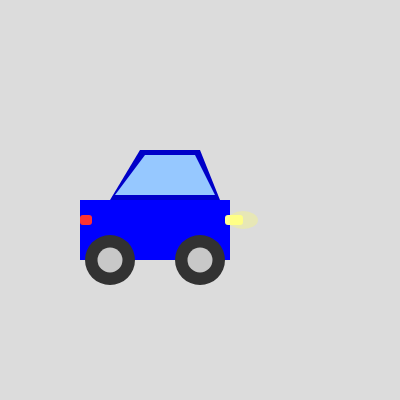
Frame 1 (no input)
Frame 60 (no input): identical to frame 1, image omitted
Frame 120 (the mouse pressed at the canvas centre since frame 60): identical to frame 1, image omitted

The p5.js sketch that drew this single still picture (run headless with seeded random() and noise() and a simulated clock; from frame 60 on, the mouse is pressed at the canvas centre):

// p5.js sketch
// ── sketch.js
function setup() {
  createCanvas(400, 400);
}

function draw() {
  background(220); // Light gray background
  
  // CAR BODY
  fill(0, 0, 255); // Blue body
  noStroke();
  rect(80, 200, 150, 60); // Main body rect(x, y, w, h)
  
  // Car Roof
  fill(0, 0, 200); // Slightly darker blue for the roof
  quad(110, 200, 140, 150, 200, 150, 220, 200); 
  
  // Windows
  fill(150, 200, 255); // Light blue
  quad(115, 195, 145, 155, 195, 155, 215, 195);
  
  // WHEELS
  fill(50); // Dark gray tires
  ellipse(110, 260, 50, 50); // Back wheel ellipse(x, y, w, h)
  ellipse(200, 260, 50, 50); // Front wheel
  
  fill(200); // Silver hubcaps
  ellipse(110, 260, 25, 25);
  ellipse(200, 260, 25, 25);
  
  // HEADLIGHT (front)
  fill(255, 255, 150); // Pale yellow lens
  rect(225, 215, 18, 10, 3); // Headlight housing, slight rounding
  
  // Headlight glow
  fill(255, 255, 100, 80); // Semi-transparent yellow glow
  ellipse(243, 220, 30, 18);
  
  // TAIL LIGHT (back)
  fill(255, 50, 50); // Bright red tail light
  rect(80, 215, 12, 10, 3);
}
